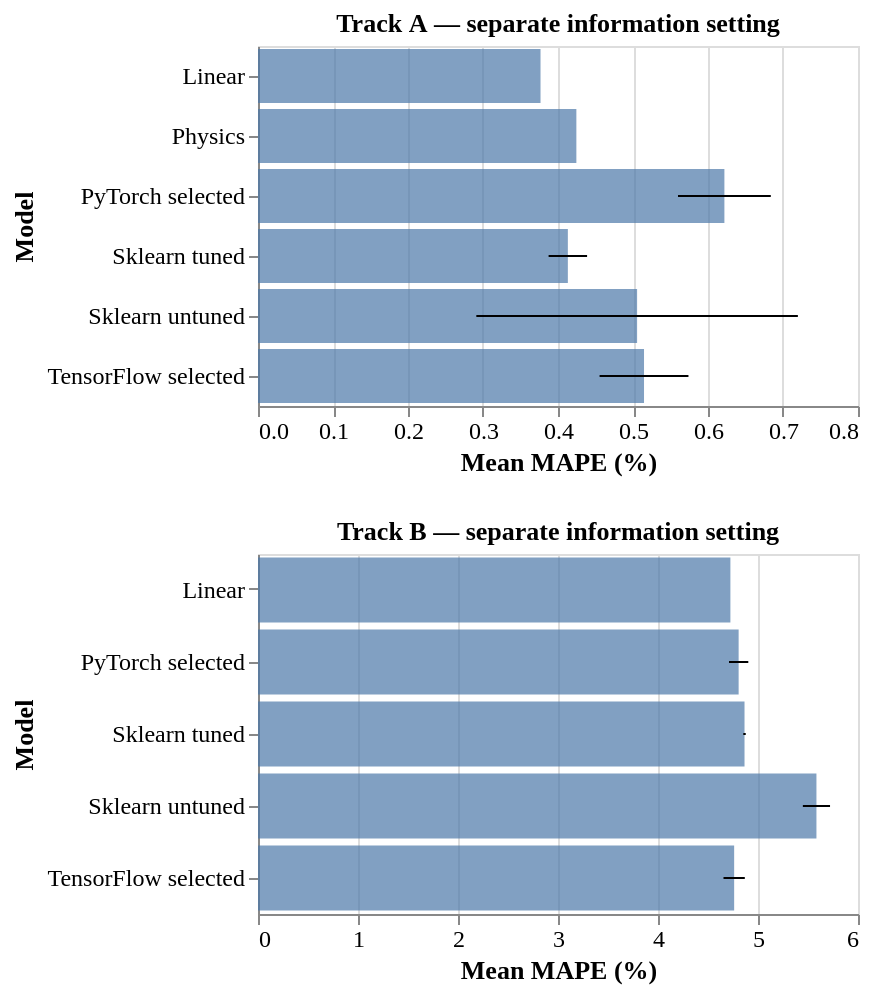

Write the Vega-Lite specification saved for this chart.
### Vega-Lite specification from a JSON file in a GitHub repository (floating-point values rounded to 4 significant figures)
{"config": {"view": {"continuousWidth": 300, "continuousHeight": 300}, "axis": {"labelFontSize": 12, "titleFontSize": 13}, "font": "Times New Roman", "legend": {"labelFontSize": 12, "titleFontSize": 13}}, "vconcat": [{"layer": [{"mark": {"type": "bar", "opacity": 0.7}, "encoding": {"tooltip": [{"field": "model", "type": "nominal"}, {"field": "MAPE_mean", "format": ".3f", "type": "quantitative"}, {"field": "MAPE_std", "format": ".3f", "type": "quantitative"}], "x": {"field": "MAPE_mean", "scale": {"zero": true}, "title": "Mean MAPE (%)", "type": "quantitative"}, "y": {"field": "model", "sort": "ascending", "title": "Model", "type": "nominal"}}}, {"mark": {"type": "rule"}, "encoding": {"x": {"field": "low", "type": "quantitative"}, "x2": {"field": "high"}, "y": {"field": "model", "sort": "ascending", "title": "Model", "type": "nominal"}}}], "data": {"name": "data-635d20523a5b05d12807781bf6807f70"}, "height": 180, "title": "Track A — separate information setting"}, {"layer": [{"mark": {"type": "bar", "opacity": 0.7}, "encoding": {"tooltip": [{"field": "model", "type": "nominal"}, {"field": "MAPE_mean", "format": ".3f", "type": "quantitative"}, {"field": "MAPE_std", "format": ".3f", "type": "quantitative"}], "x": {"field": "MAPE_mean", "scale": {"zero": true}, "title": "Mean MAPE (%)", "type": "quantitative"}, "y": {"field": "model", "sort": "ascending", "title": "Model", "type": "nominal"}}}, {"mark": {"type": "rule"}, "encoding": {"x": {"field": "low", "type": "quantitative"}, "x2": {"field": "high"}, "y": {"field": "model", "sort": "ascending", "title": "Model", "type": "nominal"}}}], "data": {"name": "data-1acd2bf56e2d82de30baa5657895da8c"}, "height": 180, "title": "Track B — separate information setting"}], "resolve": {"scale": {"x": "independent"}}, "$schema": "https://vega.github.io/schema/vega-lite/v6.4.1.json", "datasets": {"data-635d20523a5b05d12807781bf6807f70": [{"track": "A", "model": "Linear", "source_framework": "Both", "source_run": "C:\\Users\\user\\Documents\\fisayo\\solar-power-prediction-python\\results\\research_20_days\\tensorflow_s2; C:\\Users\\user\\Documents\\fisayo\\solar-power-prediction-python\\results\\research_20_days\\pytorch_selected", "MAE_mean": 0.9777, "MAE_std": 0.0, "RMSE_mean": 1.235, "RMSE_std": 0.0, "MAPE_mean": 0.3767, "MAPE_std": 0.0, "R2_mean": 0.998, "R2_std": 0.0, "comparison_note": "Protocol and reference data checks match; numerical differences remain possible.", "low": 0.3767, "high": 0.3767}, {"track": "A", "model": "Physics", "source_framework": "Both", "source_run": "C:\\Users\\user\\Documents\\fisayo\\solar-power-prediction-python\\results\\research_20_days\\tensorflow_s2; C:\\Users\\user\\Documents\\fisayo\\solar-power-prediction-python\\results\\research_20_days\\pytorch_selected", "MAE_mean": 1.115, "MAE_std": 0.0, "RMSE_mean": 1.254, "RMSE_std": 0.0, "MAPE_mean": 0.4245, "MAPE_std": 0.0, "R2_mean": 0.9979, "R2_std": 0.0, "comparison_note": "Protocol and reference data checks match; numerical differences remain possible.", "low": 0.4245, "high": 0.4245}, {"track": "A", "model": "PyTorch selected", "source_framework": "PyTorch", "source_run": "C:\\Users\\user\\Documents\\fisayo\\solar-power-prediction-python\\results\\research_20_days\\pytorch_selected", "MAE_mean": 1.624, "MAE_std": 0.1479, "RMSE_mean": 2.405, "RMSE_std": 0.1451, "MAPE_mean": 0.6219, "MAPE_std": 0.06186, "R2_mean": 0.9922, "R2_std": 0.0009458, "comparison_note": "Protocol and reference data checks match; numerical differences remain possible.", "low": 0.56, "high": 0.6837}, {"track": "A", "model": "Sklearn tuned", "source_framework": "Both", "source_run": "C:\\Users\\user\\Documents\\fisayo\\solar-power-prediction-python\\results\\research_20_days\\tensorflow_s2; C:\\Users\\user\\Documents\\fisayo\\solar-power-prediction-python\\results\\research_20_days\\pytorch_selected", "MAE_mean": 1.069, "MAE_std": 0.06034, "RMSE_mean": 1.393, "RMSE_std": 0.08944, "MAPE_mean": 0.4131, "MAPE_std": 0.02566, "R2_mean": 0.9974, "R2_std": 0.0003284, "comparison_note": "Protocol and reference data checks match; numerical differences remain possible.", "low": 0.3875, "high": 0.4388}, {"track": "A", "model": "Sklearn untuned", "source_framework": "Both", "source_run": "C:\\Users\\user\\Documents\\fisayo\\solar-power-prediction-python\\results\\research_20_days\\tensorflow_s2; C:\\Users\\user\\Documents\\fisayo\\solar-power-prediction-python\\results\\research_20_days\\pytorch_selected", "MAE_mean": 1.304, "MAE_std": 0.5378, "RMSE_mean": 3.58, "RMSE_std": 3.118, "MAPE_mean": 0.5055, "MAPE_std": 0.2144, "R2_mean": 0.9699, "R2_std": 0.03883, "comparison_note": "Protocol and reference data checks match; numerical differences remain possible.", "low": 0.2911, "high": 0.7198}, {"track": "A", "model": "TensorFlow selected", "source_framework": "TensorFlow", "source_run": "C:\\Users\\user\\Documents\\fisayo\\solar-power-prediction-python\\results\\research_20_days\\tensorflow_s2", "MAE_mean": 1.334, "MAE_std": 0.1588, "RMSE_mean": 1.863, "RMSE_std": 0.2968, "MAPE_mean": 0.5147, "MAPE_std": 0.05925, "R2_mean": 0.9952, "R2_std": 0.001544, "comparison_note": "Protocol and reference data checks match; numerical differences remain possible.", "low": 0.4554, "high": 0.5739}], "data-1acd2bf56e2d82de30baa5657895da8c": [{"track": "B", "model": "Linear", "source_framework": "Both", "source_run": "C:\\Users\\user\\Documents\\fisayo\\solar-power-prediction-python\\results\\research_20_days\\tensorflow_s2; C:\\Users\\user\\Documents\\fisayo\\solar-power-prediction-python\\results\\research_20_days\\pytorch_selected", "MAE_mean": 11.83, "MAE_std": 0.0, "RMSE_mean": 14.93, "RMSE_std": 1.776e-15, "MAPE_mean": 4.724, "MAPE_std": 0.0, "R2_mean": 0.7023, "R2_std": 1.11e-16, "comparison_note": "Protocol and reference data checks match; numerical differences remain possible.", "low": 4.724, "high": 4.724}, {"track": "B", "model": "PyTorch selected", "source_framework": "PyTorch", "source_run": "C:\\Users\\user\\Documents\\fisayo\\solar-power-prediction-python\\results\\research_20_days\\pytorch_selected", "MAE_mean": 12.03, "MAE_std": 0.262, "RMSE_mean": 15.03, "RMSE_std": 0.2455, "MAPE_mean": 4.806, "MAPE_std": 0.09663, "R2_mean": 0.6983, "R2_std": 0.009804, "comparison_note": "Protocol and reference data checks match; numerical differences remain possible.", "low": 4.71, "high": 4.903}, {"track": "B", "model": "Sklearn tuned", "source_framework": "Both", "source_run": "C:\\Users\\user\\Documents\\fisayo\\solar-power-prediction-python\\results\\research_20_days\\tensorflow_s2; C:\\Users\\user\\Documents\\fisayo\\solar-power-prediction-python\\results\\research_20_days\\pytorch_selected", "MAE_mean": 12.18, "MAE_std": 0.03656, "RMSE_mean": 15.63, "RMSE_std": 0.2778, "MAPE_mean": 4.865, "MAPE_std": 0.0123, "R2_mean": 0.6734, "R2_std": 0.01165, "comparison_note": "Protocol and reference data checks match; numerical differences remain possible.", "low": 4.853, "high": 4.877}, {"track": "B", "model": "Sklearn untuned", "source_framework": "Both", "source_run": "C:\\Users\\user\\Documents\\fisayo\\solar-power-prediction-python\\results\\research_20_days\\tensorflow_s2; C:\\Users\\user\\Documents\\fisayo\\solar-power-prediction-python\\results\\research_20_days\\pytorch_selected", "MAE_mean": 14.04, "MAE_std": 0.2674, "RMSE_mean": 18.89, "RMSE_std": 1.219, "MAPE_mean": 5.584, "MAPE_std": 0.1359, "R2_mean": 0.5213, "R2_std": 0.06253, "comparison_note": "Protocol and reference data checks match; numerical differences remain possible.", "low": 5.449, "high": 5.72}, {"track": "B", "model": "TensorFlow selected", "source_framework": "TensorFlow", "source_run": "C:\\Users\\user\\Documents\\fisayo\\solar-power-prediction-python\\results\\research_20_days\\tensorflow_s2", "MAE_mean": 11.95, "MAE_std": 0.3172, "RMSE_mean": 14.99, "RMSE_std": 0.3718, "MAPE_mean": 4.761, "MAPE_std": 0.1066, "R2_mean": 0.6997, "R2_std": 0.01482, "comparison_note": "Protocol and reference data checks match; numerical differences remain possible.", "low": 4.655, "high": 4.868}]}}
